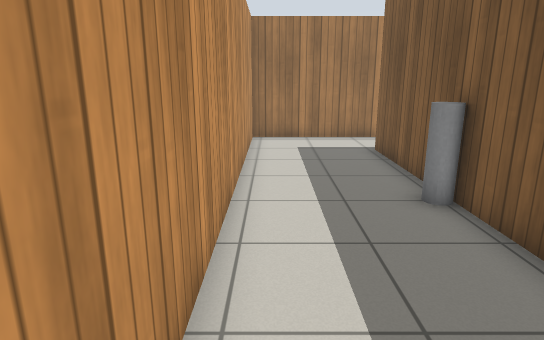
View 1 (above)

19 first-person views from a walk through a world built for the Gazebo simulator. The camera is 1.2 m above the floor, tilts 14° down and sees 75° across. The floor is counted in squares, 0.5 m on a side. Each view is taken from the middle of a square. On the plan, view 1 faces up. The plan holds only what a view shows up to about 20 squares ahead; the rest is blank. Gazebo's built-in surfaces are drawn with simple patterns.

View 2
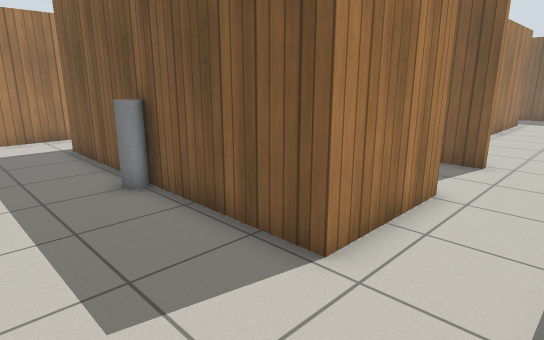

View 3
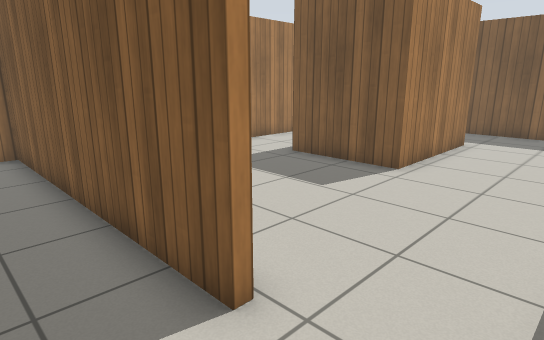

View 4
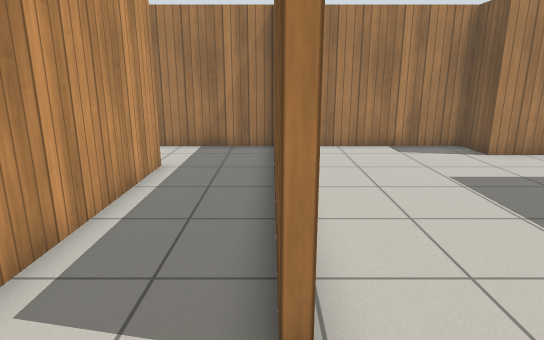

View 5
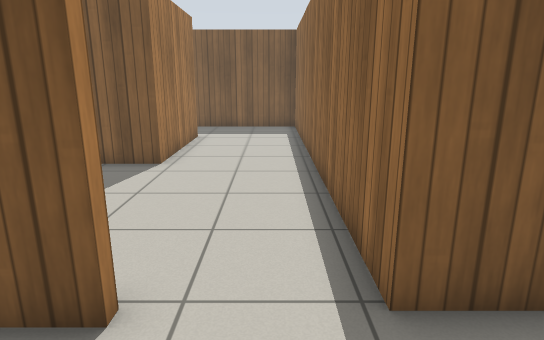

View 6
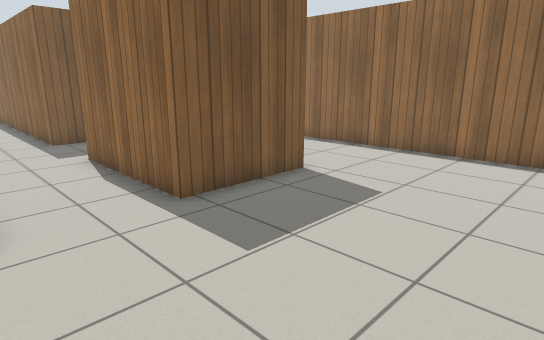

View 7
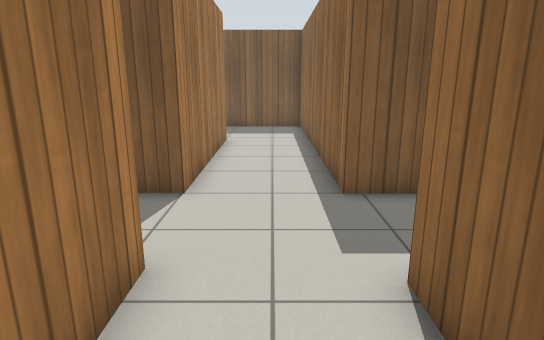

View 8
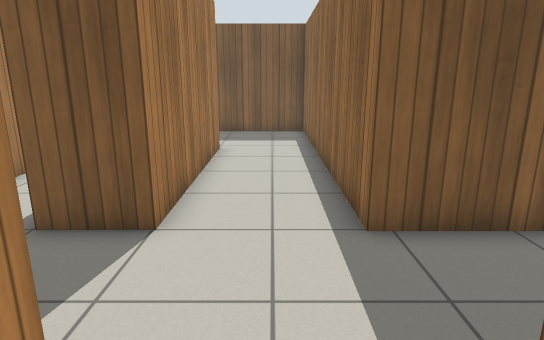

View 9
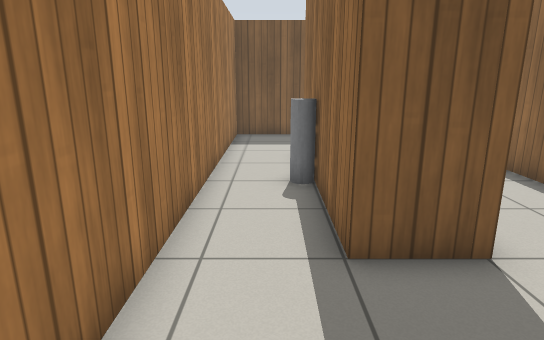

View 10
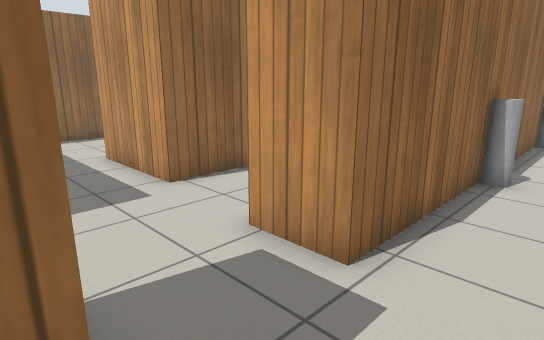

View 11
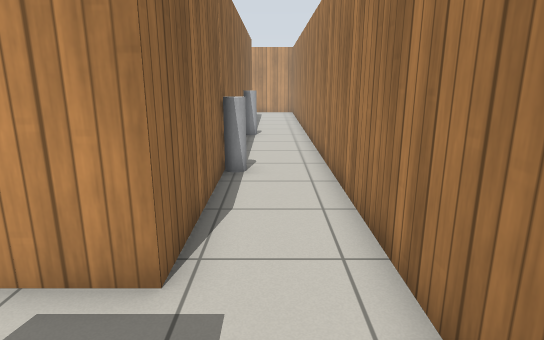

View 12
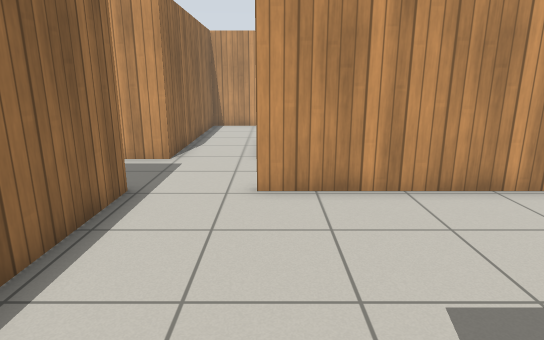

View 13
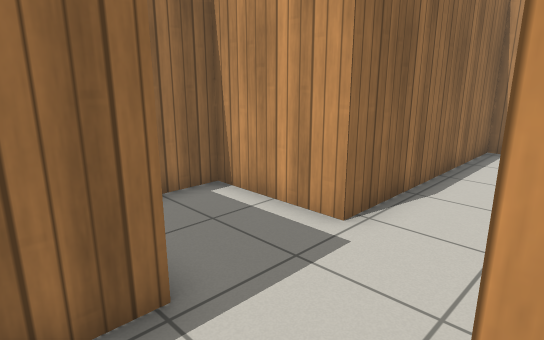

View 14
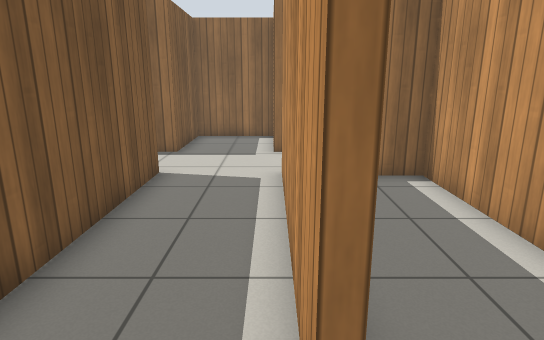

View 15
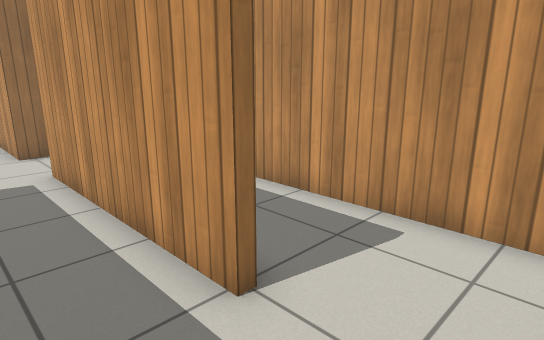

View 16
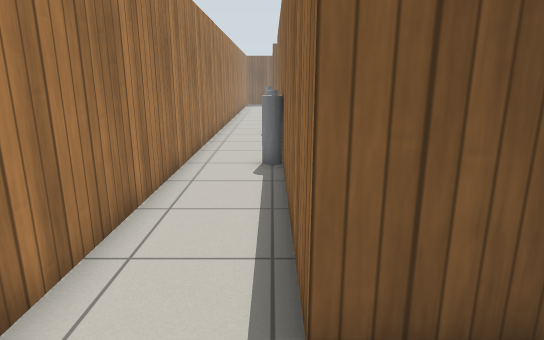

View 17
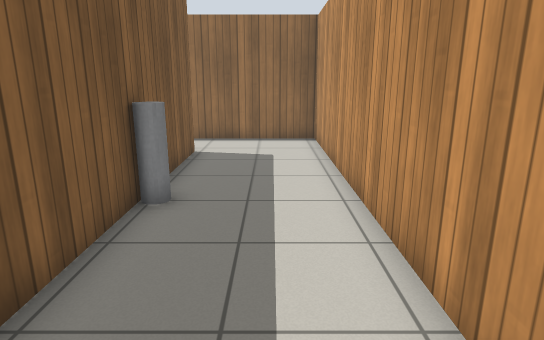

View 18
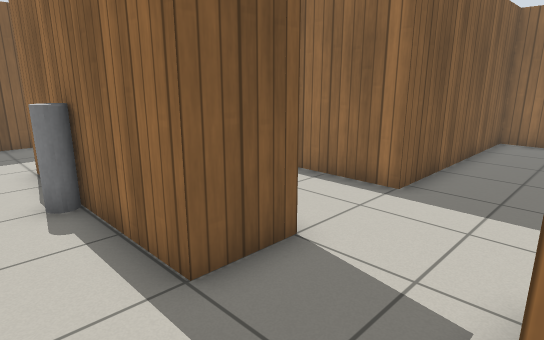

View 19
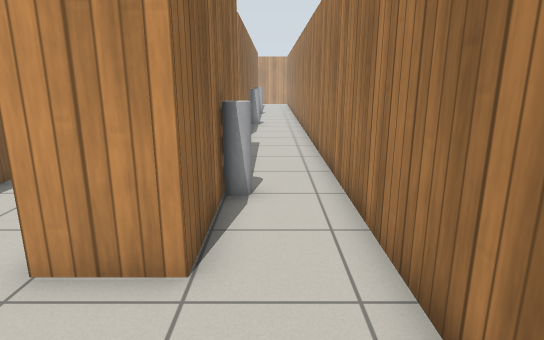

### Floor plan
Points are (right, up) in squares from view 1. A wall is a line through its corners. A room is listed if a view was taken in it or the views show most of it. See-through windows are left out.
Room 1 (views 1, 2, 3, 4, 5, 6, 7, 8, 9, 10, 11, 12, 13, 14, 15, 16, 17, 18, 19)
walls: (18.4, 7.4) (23.9, 7.4) (23.9, 3.3) (18.4, 3.3) (18.4, 7.4); (11.4, 8.1) (11.4, 1.6); (11.1, 1.6) (11.1, 12.4) (7.6, 12.4); (7.7, 9.3) (7.7, 1.7) (3.7, 1.7) (3.7, 12.7) (24.2, 12.7) (24.2, 10.7) (18.4, 10.7) (18.4, 12.4) (12.8, 12.4); (11.3, -1.3) (27.5, -1.3) (27.5, 7.4) (39.5, 7.4) (39.5, 15.6) (-0.9, 15.6) (-0.9, -1.3) (7.9, -1.3) (7.9, -5) (11.3, -5) (11.3, -1.3); (31.5, 12.9) (35, 12.9) (35, 10.9) (27.5, 10.9) (27.5, 12.9) (30.5, 12.9)
ways out: opening at (7, 11) to room 2
objects: grey cylinder (3, 7); grey cylinder (11, 13); grey cylinder (18, 13)
Room 2 (no view inside)
walls: (4, 11.5) (4, 2) (5.2, 2); (7.6, 12.4) (6.6, 12.4)
ways out: opening at (7, 11) to room 1

Where each view was taken, in squares from view 1:
view 1: 0 up, 0 right, facing up
view 2: 1 down, 0 right, facing up-right
view 3: 1 down, 9 right, facing up-right
view 4: 1 down, 11 right, facing up
view 5: 0 up, 8 right, facing right
view 6: 11 up, 12 right, facing down-right
view 7: 9 up, 20 right, facing right
view 8: 9 up, 22 right, facing right
view 9: 14 up, 23 right, facing right
view 10: 15 up, 28 right, facing down-left
view 11: 14 up, 28 right, facing left
view 12: 2 up, 19 right, facing left
view 13: 2 up, 13 right, facing down-left
view 14: 11 up, 8 right, facing down
view 15: 12 up, 10 right, facing down-left
view 16: 13 up, 1 right, facing right
view 17: 14 up, 1 right, facing down
view 18: 15 up, 24 right, facing down-right
view 19: 14 up, 39 right, facing left
